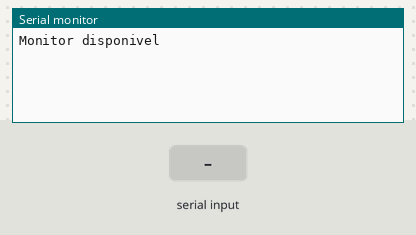
Bench run of a sketch on a simulated Arduino Mega 2560, built with avr-gcc and run on an emulated ATmega2560. Shown: the last lines printed to the serial monitor. The test bench sets the inputs (shaded band).

Above: at 1.2 s.
1.3 s: "1\n" received over Serial
At 2.6 s:
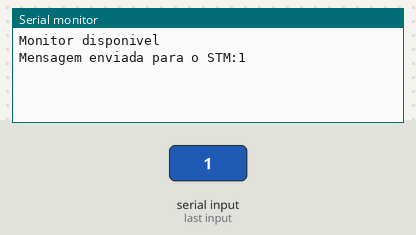
2.9 s: "1\n" received over the second serial link
At 3.7 s:
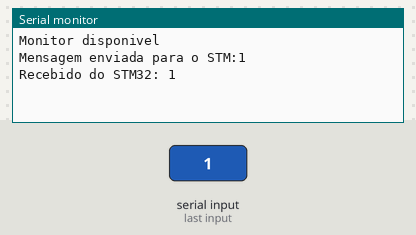
4.4 s: "0\n" received over Serial
At 4.9 s:
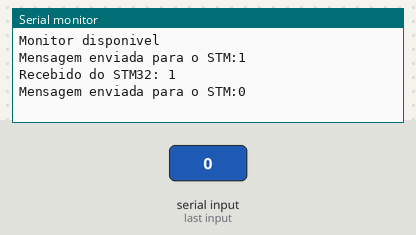
5.9 s: "0\n" received over the second serial link
At 7.3 s:
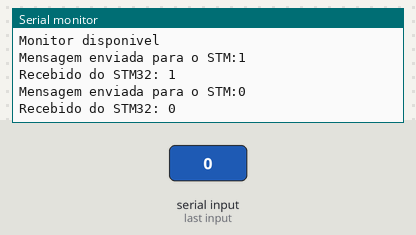

The sketch:

Comunicacao_STM32.ino
```cpp
void setup() {
  Serial.begin(9600);     // Conecta ao PC
  Serial2.begin(9600);    // Conecta ao STM32
  Serial.println("Monitor disponivel");
}

void loop() {
  // STM32 → IDE Arduino
  if (Serial2.available()) {
    String msg = Serial2.readStringUntil('\n');
    msg.trim();
    if (msg.length() > 0) {
      Serial.print("Recebido do STM32: ");
      Serial.println(msg);
    }
  }

  // IDE Arduino → STM32
  if (Serial.available()) {
    String msg = Serial.readStringUntil('\n');
    msg.trim();
    if (msg.length() > 0) {
      Serial.print("Mensagem enviada para o STM:");
      Serial.println(msg);
      Serial2.println(msg);
    }
  }
  delay(100);
}
```

Measured:
- after the input at 1.3 s, the serial monitor: prints a new line after 0.10 s (image 1)
- after the input at 2.9 s, the serial monitor: prints a new line at once (image 2)
- after the input at 4.4 s, the serial monitor: prints a new line at once (image 3)
- after the input at 5.9 s, the serial monitor: prints a new line at once (image 4)
